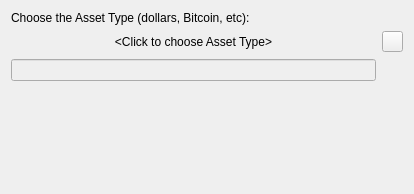
<?xml version="1.0" encoding="UTF-8"?>
<ui version="4.0">
 <class>MTPageAcct_Asset</class>
 <widget class="QWizardPage" name="MTPageAcct_Asset">
  <property name="geometry">
   <rect>
    <x>0</x>
    <y>0</y>
    <width>414</width>
    <height>194</height>
   </rect>
  </property>
  <property name="windowTitle">
   <string>WizardPage</string>
  </property>
  <layout class="QGridLayout" name="gridLayout">
   <item row="3" column="0">
    <spacer name="verticalSpacer">
     <property name="orientation">
      <enum>Qt::Vertical</enum>
     </property>
     <property name="sizeHint" stdset="0">
      <size>
       <width>20</width>
       <height>40</height>
      </size>
     </property>
    </spacer>
   </item>
   <item row="0" column="0">
    <widget class="QLabel" name="label">
     <property name="text">
      <string>Choose the Asset Type (dollars, Bitcoin, etc):</string>
     </property>
    </widget>
   </item>
   <item row="1" column="0">
    <widget class="QPushButton" name="pushButtonSelect">
     <property name="text">
      <string>&lt;Click to choose Asset Type&gt;</string>
     </property>
     <property name="flat">
      <bool>true</bool>
     </property>
    </widget>
   </item>
   <item row="1" column="1">
    <widget class="QPushButton" name="pushButtonManage">
     <property name="sizePolicy">
      <sizepolicy hsizetype="Fixed" vsizetype="Fixed">
       <horstretch>0</horstretch>
       <verstretch>0</verstretch>
      </sizepolicy>
     </property>
     <property name="maximumSize">
      <size>
       <width>21</width>
       <height>21</height>
      </size>
     </property>
     <property name="text">
      <string/>
     </property>
     <property name="icon">
      <iconset resource="../resource.qrc">
       <normaloff>:/icons/icons/assets.png</normaloff>:/icons/icons/assets.png</iconset>
     </property>
    </widget>
   </item>
   <item row="2" column="0">
    <widget class="QLineEdit" name="lineEditID">
     <property name="enabled">
      <bool>false</bool>
     </property>
    </widget>
   </item>
  </layout>
 </widget>
 <resources>
  <include location="../resource.qrc"/>
 </resources>
 <connections/>
</ui>
